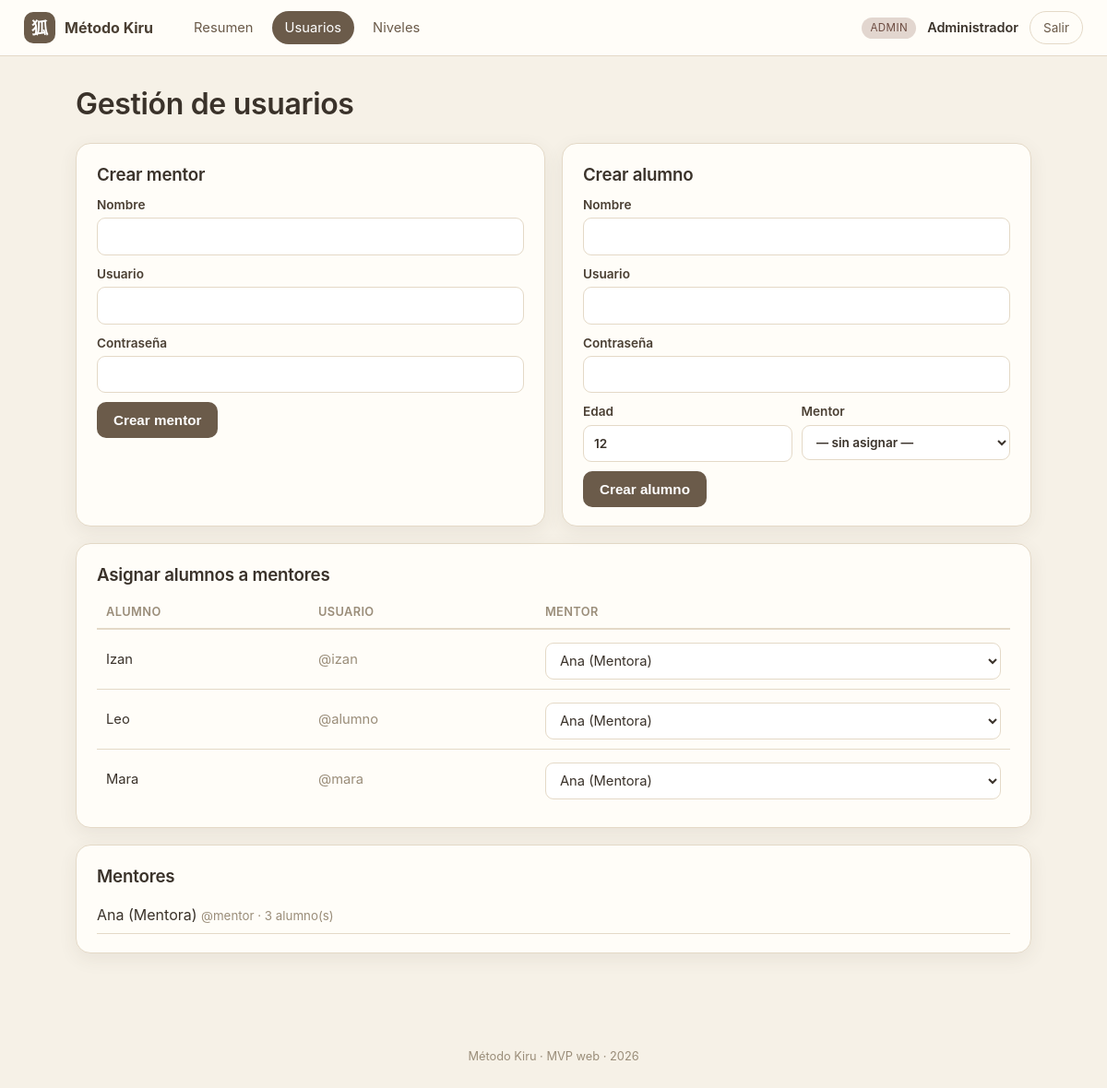
The app's page /admin/usuarios.php (signed in) with its own data.
### tables this page shows
CREATE TABLE `usuarios` (
  `id` int(11) NOT NULL AUTO_INCREMENT,
  `username` varchar(50) NOT NULL,
  `password_hash` varchar(255) NOT NULL,
  `rol` enum('alumno','mentor','admin') NOT NULL,
  `nombre` varchar(100) NOT NULL,
  `creado_en` timestamp NOT NULL DEFAULT current_timestamp(),
  PRIMARY KEY (`id`),
  UNIQUE KEY `username` (`username`)
);

CREATE TABLE `alumnos` (
  `id` int(11) NOT NULL AUTO_INCREMENT,
  `usuario_id` int(11) NOT NULL,
  `edad` int(11) DEFAULT NULL,
  `mentor_id` int(11) DEFAULT NULL,
  `nivel_id` int(11) DEFAULT NULL,
  `avatar` varchar(40) DEFAULT 'zorro',
  `mensaje_diario` text DEFAULT NULL,
  `tiempo_maximo` int(11) DEFAULT 30,
  `ultima_conexion` datetime DEFAULT NULL,
  PRIMARY KEY (`id`),
  KEY `usuario_id` (`usuario_id`),
  CONSTRAINT `alumnos_ibfk_1` FOREIGN KEY (`usuario_id`) REFERENCES `usuarios` (`id`) ON DELETE CASCADE
);

### includes/functions.php (called while the page is built, shortened)
<?php
require_once __DIR__ . '/../config/db.php';
function e(?string $s): string
{
    return htmlspecialchars($s ?? '', ENT_QUOTES, 'UTF-8');
}
function url(string $path = ''): string
{
    return BASE_URL . '/' . ltrim($path, '/');
}
function asset(string $path): string
{
    $full = __DIR__ . '/../' . ltrim($path, '/');
    $v = @filemtime($full) ?: 1;
    return url($path) . '?v=' . $v;
}
function current_user(): ?array
{
    $stmt = db()->prepare('SELECT * FROM usuarios WHERE id = ?');
    $stmt->execute([$_SESSION['user_id']]);
    return $stmt->fetch() ?: null;
}

### config/db.php (called while the page is built, shortened)
<?php
function db(): PDO
{
    static $pdo = null;
    if ($pdo === null) {
        $dsn = 'mysql:host=' . DB_HOST . ';port=' . DB_PORT . ';dbname=' . DB_NAME . ';charset=utf8mb4';
        try {
            $pdo = new PDO($dsn, DB_USER, DB_PASS, [
                PDO::ATTR_ERRMODE            => PDO::ERRMODE_EXCEPTION,
                PDO::ATTR_DEFAULT_FETCH_MODE => PDO::FETCH_ASSOC,
                PDO::ATTR_EMULATE_PREPARES   => false,
            ]);
        } catch (PDOException $e) {
            die('<h2>Error de conexión a la base de datos.</h2>'
                . '<p>¿Has ejecutado <a href="' . BASE_URL . '/install.php">install.php</a>? '
                . '¿MySQL está encendido en XAMPP?</p>'
                . '<pre>' . htmlspecialchars($e->getMessage()) . '</pre>');
        }
    }
    return $pdo;
}

### admin/usuarios.php (the view, shortened to what this page needs)
<?php
$mentores = db()->query("SELECT * FROM usuarios WHERE rol='mentor' ORDER BY nombre")->fetchAll();
$alumnos  = db()->query(
    "SELECT a.id, a.mentor_id, a.edad, u.nombre, u.username
     FROM alumnos a JOIN usuarios u ON u.id=a.usuario_id ORDER BY u.nombre"
)->fetchAll();
render_header('Usuarios', 'panel', '', nav_admin('usuarios'));
?>
<div class="page-head"><h1>Gestión de usuarios</h1></div>
<div class="grid-2">
    <div class="card">
        <h3>Crear mentor</h3>
        <form method="post" class="form">
            <label>Nombre <input type="text" name="nombre" required></label>
            <label>Usuario <input type="text" name="username" required></label>
            <label>Contraseña <input type="text" name="password" required></label>
            <button class="btn">Crear mentor</button>
        </form>
    </div>
    <div class="card">
        <h3>Crear alumno</h3>
        <form method="post" class="form">
            <label>Nombre <input type="text" name="nombre" required></label>
            <label>Usuario <input type="text" name="username" required></label>
            <label>Contraseña <input type="text" name="password" required></label>
            <div class="row">
                <label>Edad <input type="number" name="edad" value="12" min="5" max="18"></label>
                <label>Mentor
                    <select name="mentor_id">
                        <option value="">— sin asignar —</option>
                    </select>
                </label>
            </div>
            <button class="btn">Crear alumno</button>
        </form>
    </div>
</div>
<div class="card">
    <h3>Asignar alumnos a mentores</h3>
    <table class="tabla">
        <thead><tr><th>Alumno</th><th>Usuario</th><th>Mentor</th></tr></thead>
        <tbody>
        <?php foreach ($alumnos as $a): ?>
            <tr>
                <td><?= e($a['nombre']) ?></td>
                <td class="muted">@<?= e($a['username']) ?></td>
                <td>
                    <form method="post" class="form-inline">
                        <select name="mentor_id" onchange="this.form.submit()">
                            <?php foreach ($mentores as $m): ?>
                                <option value="<?= (int)$m['id'] ?>" <?= (int)$a['mentor_id'] === (int)$m['id'] ? 'selected' : '' ?>>
                                    <?= e($m['nombre']) ?>
                                </option>
                            <?php endforeach; ?>
                        </select>
                    </form>
                </td>
            </tr>
        <?php endforeach; ?>
        </tbody>
    </table>
</div>
<div class="card">
    <h3>Mentores</h3>
    <ul class="editlist">
        <?php foreach ($mentores as $m):
            $n = (int) db()->query("SELECT COUNT(*) FROM alumnos WHERE mentor_id=" . (int)$m['id'])->fetchColumn(); ?>
            <li><span><?= e($m['nombre']) ?> <small class="muted">@<?= e($m['username']) ?> · <?= $n ?> alumno(s)</small></span></li>
        <?php endforeach; ?>
    </ul>
</div>
<?php render_footer(); ?>

### includes/layout.php (shortened to what this page needs)
<?php
require_once __DIR__ . '/functions.php';
function render_header(string $titulo, string $tema = 'panel', string $mundo = '', ?array $nav = null): void
{
    $user = current_user();
    $bodyClass = $tema === 'alumno' ? 'tema-alumno mundo-' . $mundo : 'tema-panel';
    ?>
<!DOCTYPE html>
<html lang="es">
<head>
    <link rel="stylesheet" href="<?= asset('assets/css/style.css') ?>">
</head>
<body class="<?= e($bodyClass) ?>">
<header class="topbar">
    <div class="brand">
        <span class="brand-mark">狐</span>
        <span class="brand-name"><?= e(APP_NAME) ?></span>
    </div>
    <?php if ($nav): ?>
    <nav class="mainnav">
        <?php foreach ($nav as $item): ?>
            <a href="<?= url($item[1]) ?>" class="<?= !empty($item[2]) ? 'active' : '' ?>"><?= e($item[0]) ?></a>
        <?php endforeach; ?>
    </nav>
    <?php endif; ?>
    <?php if ($user): ?>
    <div class="topbar-user">
        <span class="rolechip rol-<?= e($user['rol']) ?>"><?= e(ucfirst($user['rol'])) ?></span>
        <span class="uname"><?= e($user['nombre']) ?></span>
        <a class="btn-logout" href="<?= url('logout.php') ?>">Salir</a>
    </div>
    <?php endif; ?>
</header>
<main class="wrap">
<?php
}
function render_footer(): void
{
    ?>
</main>
<footer class="foot">Método Kiru · MVP web · <?= date('Y') ?></footer>
</body>
</html>
<?php
}

### assets/css/style.css (style rules this page uses)
:root { --arena: #e9e0cf; --crema: #f6f1e7; --crema2: #fffdf8; --marron: #6b5b4a; --marron-osc: #4a3f33; --oliva: #7c8a5a; --dorado: #c9a227; --texto: #3a322a; --muted: #9a8d79; --linea: #e4d9c7; --sombra: 0 6px 20px rgba(74, 63, 51, .08); --radio: 16px; }
* { box-sizing: border-box; }
body { margin: 0; font-family: -apple-system, "Segoe UI", system-ui, sans-serif; color: var(--texto); background: var(--crema); line-height: 1.5; }
a { color: var(--marron); }
h1, h2, h3, h4 { margin: 0 0 .4em; font-weight: 600; letter-spacing: -.01em; }
small { color: var(--muted); }
.muted { color: var(--muted); }
.topbar { display: flex; align-items: center; gap: 22px; padding: 12px 26px; background: var(--crema2); border-bottom: 1px solid var(--linea); position: sticky; top: 0; z-index: 20; }
.brand { display: flex; align-items: center; gap: 10px; font-weight: 700; }
.brand-mark { width: 34px; height: 34px; display: grid; place-items: center; border-radius: 10px; background: var(--marron); color: #fff; font-size: 18px; }
.brand-name { color: var(--marron-osc); }
.mainnav { display: flex; gap: 6px; margin-left: 8px; flex-wrap: wrap; }
.mainnav a { text-decoration: none; color: var(--marron); padding: 7px 14px; border-radius: 999px; font-size: .92rem; }
.mainnav a.active { background: var(--marron); color: #fff; }
.topbar-user { margin-left: auto; display: flex; align-items: center; gap: 12px; }
.uname { font-weight: 600; font-size: .9rem; }
.rolechip { font-size: .72rem; padding: 3px 9px; border-radius: 999px; background: var(--arena); color: var(--marron-osc); text-transform: uppercase; letter-spacing: .04em; }
.rol-admin { background: #e2d6cf; color: #6b4a3f; }
.btn-logout { text-decoration: none; font-size: .85rem; padding: 7px 14px; border-radius: 999px; border: 1px solid var(--linea); color: var(--marron); }
.wrap { max-width: 1080px; margin: 0 auto; padding: 28px 22px 60px; }
.page-head { margin-bottom: 18px; }
.foot { text-align: center; color: var(--muted); font-size: .8rem; padding: 24px; }
.grid-2 { display: grid; grid-template-columns: 1fr 1fr; gap: 18px; }
.card { background: var(--crema2); border: 1px solid var(--linea); border-radius: var(--radio); padding: 20px 22px; box-shadow: var(--sombra); margin-bottom: 18px; }
.btn, .btn-sm, button.btn, button.btn-sm { background: var(--marron); color: #fff; border: none; border-radius: 10px; padding: 11px 18px; font-size: .95rem; cursor: pointer; font-weight: 600; }
.form label, .form-inline label { display: block; font-size: .85rem; color: var(--marron-osc); margin-bottom: 10px; font-weight: 600; }
.form input, .form select, .form textarea, .form-inline input, .form-inline select { width: 100%; margin-top: 4px; padding: 9px 11px; border: 1px solid var(--linea); border-radius: 9px; font: inherit; background: #fff; color: var(--texto); }
.form .row { display: flex; gap: 10px; }
.form .row label { flex: 1; }
.form-inline { display: flex; gap: 8px; align-items: flex-end; flex-wrap: wrap; }
.form-inline input, .form-inline select { width: auto; flex: 1; min-width: 120px; }
.tabla { width: 100%; border-collapse: collapse; font-size: .92rem; }
.tabla th { text-align: left; color: var(--muted); font-weight: 600; padding: 8px 10px; border-bottom: 2px solid var(--linea); font-size: .8rem; text-transform: uppercase; letter-spacing: .03em; }
.tabla td { padding: 10px; border-bottom: 1px solid var(--linea); }
.tabla tr:last-child td { border-bottom: none; }
.checklist, .objlist, .editlist { list-style: none; padding: 0; margin: 0; }
.editlist li { display: flex; justify-content: space-between; align-items: center; padding: 8px 0; border-bottom: 1px solid var(--linea); }
body { overflow-x: clip; }
.card:has(.tabla) { overflow-x: auto; -webkit-overflow-scrolling: touch; }

### records on screen
usuarios: rol "ADMIN", nombre "Administrador"
alumnos: usuario.nombre "Izan", usuario.username "izan", mentor_id "Ana (Mentora)"
alumnos: usuario.nombre "Leo", usuario.username "alumno", mentor_id "Ana (Mentora)"
alumnos: usuario.nombre "Mara", usuario.username "mara", mentor_id "Ana (Mentora)"
usuarios: nombre "Ana (Mentora)", username "mentor", n "3"

### other values on screen
APP_NAME "Método Kiru"
$item[0] "Resumen"
$item[0] "Usuarios"
$item[0] "Niveles"
